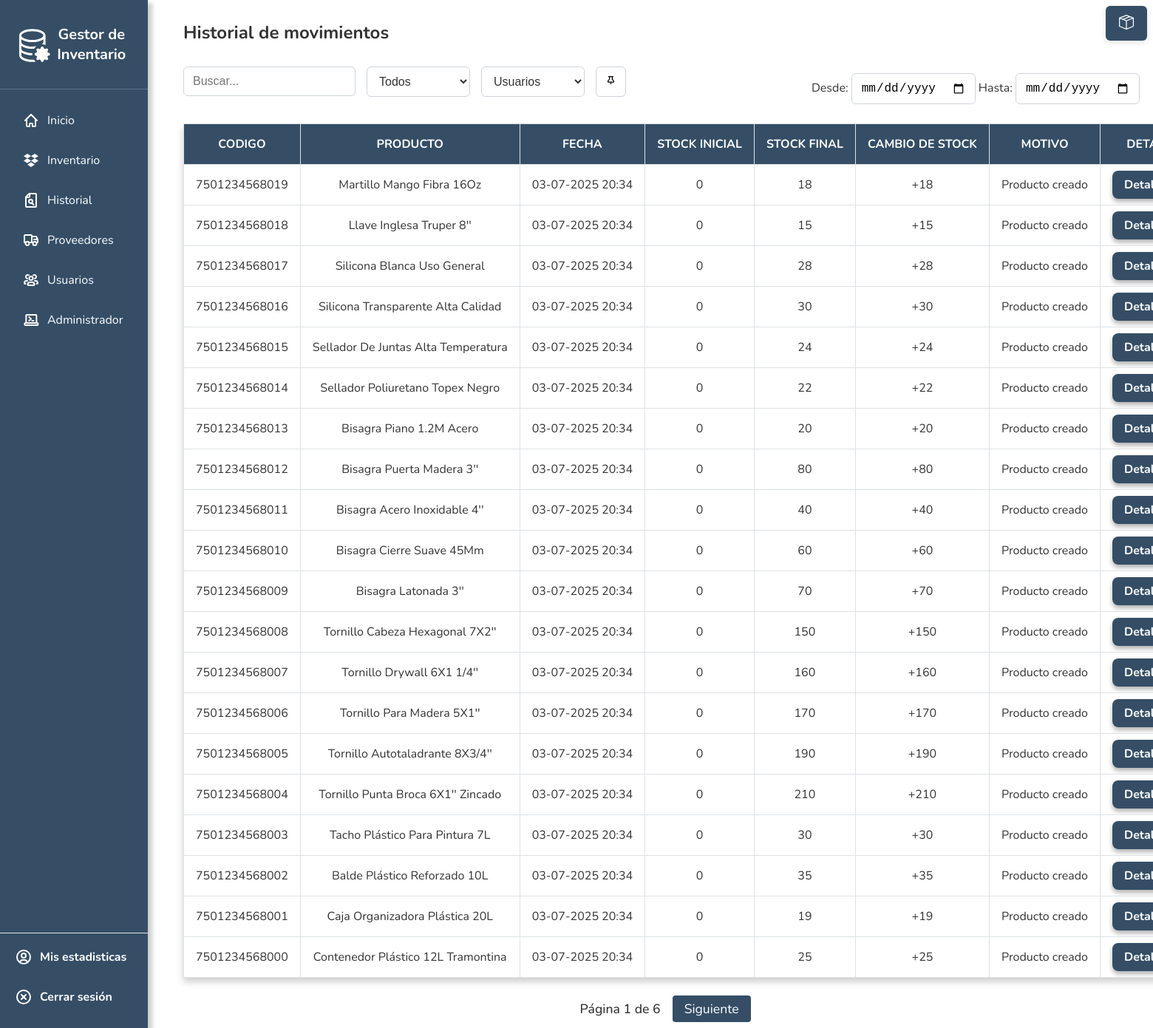
/historial/ (signed in), run on the app's committed database.
### inventory/models.py (models this page shows, shortened)
class HistorialMovimiento(models.Model):
    producto_id = models.IntegerField()
    nombre_producto = models.CharField(max_length=200)
    tipo_producto = models.CharField(max_length=50)
    codigo_barras = models.CharField(max_length=100, blank=True, null=True)
    fecha = models.DateTimeField(default=now)
    cambio_stock = models.IntegerField()
    stock_final = models.IntegerField()
    motivo = models.CharField(max_length=255, blank=True)
    usuario = models.ForeignKey(User, on_delete=models.SET_NULL, null=True, blank=True)
    precio = models.IntegerField()  # Assuming you want to track the price in the history
    boleta_codigo = models.CharField(max_length=32, blank=True, null=True, help_text="Código de boleta chileno (opcional)")

### inventory/views.py (the view)
# urls.py: path('historial', historial, name='historial'),
@login_required
def historial(request):
    query = request.GET.get('q', '')
    product_type_filter = request.GET.get('type', '')
    user_filter = request.GET.get('user', '')
    start_date = request.GET.get('start')
    end_date = request.GET.get('end')
    movimientos = HistorialMovimiento.objects.select_related('usuario').all().order_by('-fecha')
    if query:
        movimientos = movimientos.filter(
            Q(nombre_producto__icontains=query) |
            Q(codigo_barras__icontains=query)
        )
    if product_type_filter:
        movimientos = movimientos.filter(tipo_producto=product_type_filter)
    if user_filter:
        movimientos = movimientos.filter(usuario__username=user_filter)
    if start_date:
        try:
            start_date = datetime.strptime(start_date, '%Y-%m-%d').date()
            movimientos = movimientos.filter(fecha__date__gte=start_date)
        except ValueError:
            pass
    if end_date:
        try:
            end_date = datetime.strptime(end_date, '%Y-%m-%d').date()
            movimientos = movimientos.filter(fecha__date__lte=end_date)
        except ValueError:
            pass
    for mov in movimientos:
        mov.stock_inicial = mov.stock_final - mov.cambio_stock
    paginator = Paginator(movimientos, 20)
    page_number = request.GET.get('page')
    movimientos = paginator.get_page(page_number)
    product_types = HistorialMovimiento.objects.values_list('tipo_producto', flat=True).distinct().order_by('tipo_producto')
    user_ids = HistorialMovimiento.objects.exclude(usuario__isnull=True).values_list('usuario_id', flat=True).distinct()
    users = User.objects.filter(id__in=user_ids).order_by('username')
    context = {
        'movimientos': movimientos,
        'product_types': product_types,
        'users': users,
        'current_query': query,
        'current_type': product_type_filter,
        'current_user': user_filter,
        'current_start': request.GET.get('start', ''),
        'current_end': request.GET.get('end', ''),
    }
    return render(request, 'inv/historial.html', context)

### inventory/templates/inv/historial.html (shortened to what this page needs)
{% extends 'inv/base.html' %}
{% load static %}
{% block body %}
<h2>Historial de movimientos</h2>
<div class="container-set-inventory">
  <div class="add_buttons">
    <div class="inventory-left">
      <div class="button-group">
        <input type="text" id="searchInput" placeholder="Buscar..." class="form-control" />
      </div>
      <div class="button-group">
        <select id="filterType" class="form-select">
          <option value="">Todos</option>
        </select>
        {% if user.is_staff %}
        <select id="filterUser" class="form-select">
          <option value="">Usuarios</option>
        </select>
        {% endif %}
        <button type="submit" class="dynamic-table-button"></button>
      </div>
    </div>
    <div class="button-group-2">
      <label for="startDate">Desde:</label>
      <input type="date" id="startDate" class="form-control">
      <label for="endDate">Hasta:</label>
      <input type="date" id="endDate" class="form-control">
    </div>
  </div>
</div>
<div id="tablaHistorial">
  {% include 'inv/tabla_historial.html' %}
</div>
{% include 'inv/cart_panel.html' %}
{% endblock %}

### inventory/templates/inv/tabla_historial.html (shortened to what this page needs)
<table class="table table-striped">
  <thead>
    <tr>
      <th>Codigo</th>
      <th>Producto</th>
      <th>Fecha</th>
      <th>Stock Inicial</th>
      <th>Stock Final</th>
      <th>Cambio de Stock</th>
      <th>Motivo</th>
      <th>Detalle</th>
    </tr>
  </thead>
  <tbody>
    {% for mov in movimientos %}
    <tr>
      <td>{{ mov.codigo_barras }}</td>
      <td>{{ mov.nombre_producto }}</td>
      <td>{{ mov.fecha|date:"d-m-Y H:i" }}</td>
      <td>
        {% if mov.stock_inicial %}
        {{ mov.stock_inicial }}
        {% else %}
        {{ mov.stock_final|add:mov.cambio_stock|add:"-"|add:mov.cambio_stock|add:"-"|add:mov.cambio_stock|default:0 }}
        {% endif %}
      </td>
      <td>{{ mov.stock_final }}</td>
      <td>{% if mov.cambio_stock > 0 %}+{% endif %}{{ mov.cambio_stock }}</td>
      <td>{{ mov.motivo }}</td>
      <td style="padding-right:30px;">
        <a href="{% url 'detalle_historial' mov.pk %}" class="btn-detalles">Detalles</a>
      </td>
    </tr>
    {% empty %}
    <tr>
      <td colspan="9">No hay movimientos.</td>
    </tr>
    {% endfor %}
  </tbody>
</table>
<div class="pagination">
  <span>Página {{ movimientos.number }} de {{ movimientos.paginator.num_pages }}</span>
  {% if movimientos.has_next %}
  <a
    href="?page={{ movimientos.next_page_number }}&q={{ current_query }}&type={{ current_type }}&user={{ current_user }}&start={{ current_start }}&end={{ current_end }}">Siguiente</a>
  {% endif %}
</div>

### inventory/static/css/style.css (style rules this page uses)
.button-group { display: flex; gap: 15px; margin-bottom: 20px; }
.button-group-2 { display: inline-block; margin-right: 10px; vertical-align: middle; }
button.dynamic-table-button { background-color: white; border-radius: 6px; border: 1px solid #ced4da; padding: 10px 12px; font-size: 1rem; margin-top: 10px; transition: border-color 0.2s; }
.form-select { padding: 6px 12px; border: 1px solid #ced4da; border-radius: 4px; background: #fff; font-size: 1rem; color: #333; min-width: 140px; outline: none; transition: border-color 0.2s; }
.form-control { border-radius: 6px; border: 1px solid #ced4da; padding: 10px 12px; font-size: 1rem; margin-top: 10px; transition: border-color 0.2s; }
.add_buttons select#filterType { border-radius: 6px; border: 1px solid #ced4da; padding: 10px 12px; font-size: 1rem; margin-top: 10px; transition: border-color 0.2s; }
.add_buttons select#filterUser { border-radius: 6px; border: 1px solid #ced4da; padding: 10px 12px; font-size: 1rem; margin-top: 10px; transition: border-color 0.2s; }
.add_buttons { display: flex; justify-content: space-between; align-items: center; flex-wrap: wrap; }
.inventory-left { display: flex; align-items: center; gap: 15px; }
.pagination { display: flex; justify-content: center; align-items: center; margin-top: 24px; gap: 16px; font-size: 1.1em; }
.pagination a { color: #fff; background: #354e66; padding: 6px 16px; border-radius: 4px; text-decoration: none; transition: background 0.2s; }
.pagination span { color: #333; font-weight: 500; }

### data on the page
HistorialMovimiento: codigo_barras "7501234568019", nombre_producto "Martillo Mango Fibra 16Oz", fecha "03-07-2025 20:34", stock_final|add "0", stock_final "18", cambio_stock "18", motivo "Producto creado"
HistorialMovimiento: codigo_barras "7501234568018", nombre_producto "Llave Inglesa Truper 8''", fecha "03-07-2025 20:34", stock_final|add "0", stock_final "15", cambio_stock "15", motivo "Producto creado"
HistorialMovimiento: codigo_barras "7501234568017", nombre_producto "Silicona Blanca Uso General", fecha "03-07-2025 20:34", stock_final|add "0", stock_final "28", cambio_stock "28", motivo "Producto creado"
HistorialMovimiento: codigo_barras "7501234568016", nombre_producto "Silicona Transparente Alta Calidad", fecha "03-07-2025 20:34", stock_final|add "0", stock_final "30", cambio_stock "30", motivo "Producto creado"
HistorialMovimiento: codigo_barras "7501234568015", nombre_producto "Sellador De Juntas Alta Temperatura", fecha "03-07-2025 20:34", stock_final|add "0", stock_final "24", cambio_stock "24", motivo "Producto creado"
HistorialMovimiento: codigo_barras "7501234568014", nombre_producto "Sellador Poliuretano Topex Negro", fecha "03-07-2025 20:34", stock_final|add "0", stock_final "22", cambio_stock "22", motivo "Producto creado"
HistorialMovimiento: codigo_barras "7501234568013", nombre_producto "Bisagra Piano 1.2M Acero", fecha "03-07-2025 20:34", stock_final|add "0", stock_final "20", cambio_stock "20", motivo "Producto creado"
HistorialMovimiento: codigo_barras "7501234568012", nombre_producto "Bisagra Puerta Madera 3''", fecha "03-07-2025 20:34", stock_final|add "0", stock_final "80", cambio_stock "80", motivo "Producto creado"
HistorialMovimiento: codigo_barras "7501234568011", nombre_producto "Bisagra Acero Inoxidable 4''", fecha "03-07-2025 20:34", stock_final|add "0", stock_final "40", cambio_stock "40", motivo "Producto creado"
HistorialMovimiento: codigo_barras "7501234568010", nombre_producto "Bisagra Cierre Suave 45Mm", fecha "03-07-2025 20:34", stock_final|add "0", stock_final "60", cambio_stock "60", motivo "Producto creado"
HistorialMovimiento: codigo_barras "7501234568009", nombre_producto "Bisagra Latonada 3''", fecha "03-07-2025 20:34", stock_final|add "0", stock_final "70", cambio_stock "70", motivo "Producto creado"
HistorialMovimiento: codigo_barras "7501234568008", nombre_producto "Tornillo Cabeza Hexagonal 7X2''", fecha "03-07-2025 20:34", stock_final|add "0", stock_final "150", cambio_stock "150", motivo "Producto creado"
HistorialMovimiento: codigo_barras "7501234568007", nombre_producto "Tornillo Drywall 6X1 1/4''", fecha "03-07-2025 20:34", stock_final|add "0", stock_final "160", cambio_stock "160", motivo "Producto creado"
HistorialMovimiento: codigo_barras "7501234568006", nombre_producto "Tornillo Para Madera 5X1''", fecha "03-07-2025 20:34", stock_final|add "0", stock_final "170", cambio_stock "170", motivo "Producto creado"
HistorialMovimiento: codigo_barras "7501234568005", nombre_producto "Tornillo Autotaladrante 8X3/4''", fecha "03-07-2025 20:34", stock_final|add "0", stock_final "190", cambio_stock "190", motivo "Producto creado"
HistorialMovimiento: codigo_barras "7501234568004", nombre_producto "Tornillo Punta Broca 6X1'' Zincado", fecha "03-07-2025 20:34", stock_final|add "0", stock_final "210", cambio_stock "210", motivo "Producto creado"
HistorialMovimiento: codigo_barras "7501234568003", nombre_producto "Tacho Plástico Para Pintura 7L", fecha "03-07-2025 20:34", stock_final|add "0", stock_final "30", cambio_stock "30", motivo "Producto creado"
HistorialMovimiento: codigo_barras "7501234568002", nombre_producto "Balde Plástico Reforzado 10L", fecha "03-07-2025 20:34", stock_final|add "0", stock_final "35", cambio_stock "35", motivo "Producto creado"
HistorialMovimiento: codigo_barras "7501234568001", nombre_producto "Caja Organizadora Plástica 20L", fecha "03-07-2025 20:34", stock_final|add "0", stock_final "19", cambio_stock "19", motivo "Producto creado"
HistorialMovimiento: codigo_barras "7501234568000", nombre_producto "Contenedor Plástico 12L Tramontina", fecha "03-07-2025 20:34", stock_final|add "0", stock_final "25", cambio_stock "25", motivo "Producto creado"

### other printed values
{{ movimientos.number }} "1"
{{ movimientos.paginator.num_pages }} "6"
